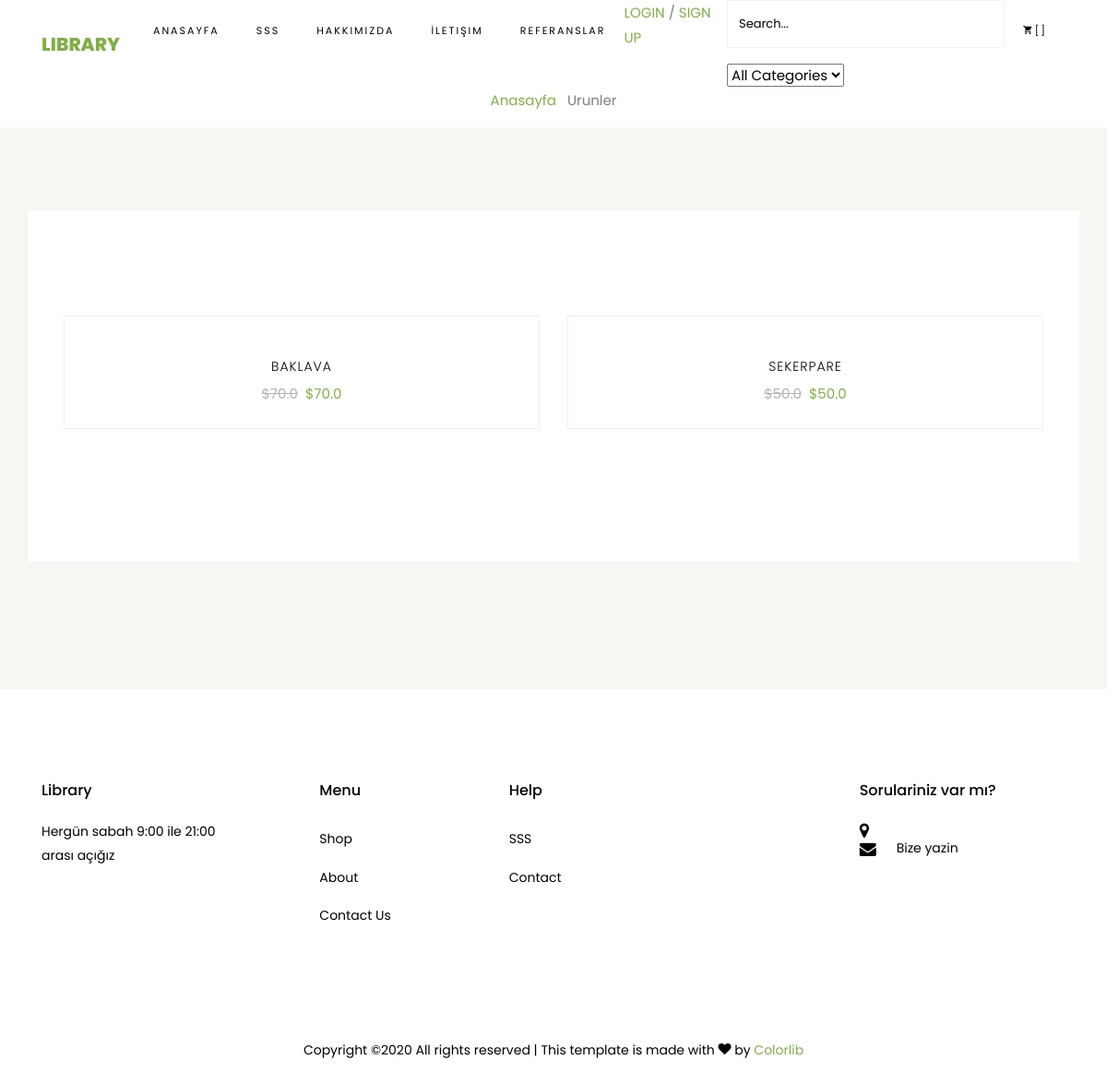
Page /category/14/kitap-roman/ on the earlier database version.
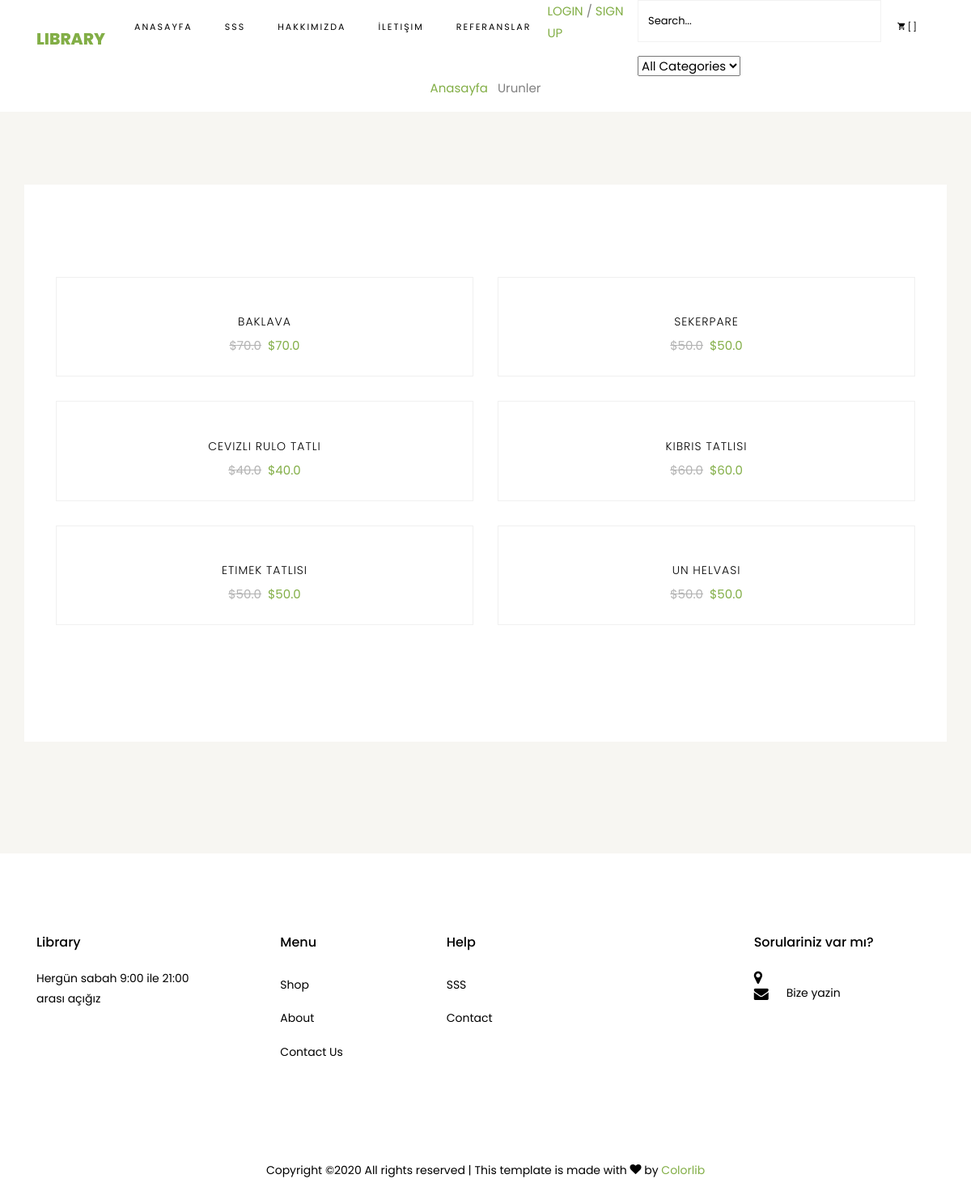
Same page on the later database version.
### product/models.py (models this page shows, shortened)
class Product(models.Model):
   STATUS = (
      ('True', 'Evet'),
      ('False', 'Hayir'),
   )
   category= models.ForeignKey(Category, on_delete=models.CASCADE)
   title = models.CharField(max_length=150)
   keywords = models.CharField(max_length=255)
   description = models.CharField(max_length=255)
   image = models.ImageField(blank=True, upload_to='images/')
   price = models.FloatField()
   amount = models. IntegerField()
   detail =RichTextUploadingField()
   slug = models.SlugField(null=False,unique=True)
   status = models.CharField(max_length=10,choices=STATUS)
   create_at = models.DateTimeField (auto_now_add=True)
   update_at = models.DateTimeField (auto_now=True)
   def image_tag(self):
      return mark_safe('<img src="{}" height="50"/>'.format(self.image.url))
   image_tag.short_description = 'Image'

### home/views.py (the view)
# urls.py: path('category/<int:id>/<slug:slug>/', views.category_products, name='category_products'),
def category_products(request, id, slug):
    category = Category.objects.all()
    categorydata = Category.objects.get(pk=id)
    products = Product.objects.filter(category_id=id)
    context = {'products': products,
               'category': category,
               'categorydata': categorydata
               }
    return render(request, 'products.html', context)

### home/templates/products.html (shortened to what this page needs)
{% extends 'homebase.html' %}
{% load static %}
{% block content %}
<div >
	<div class="container">
		<div class="row no-gutters slider-text align-items-center justify-content-center">
			<div class="col-md-9 ftco-animate text-center">
				<p class="breadcrumbs"><span class="mr-2"><a href="/">Anasayfa</a></span> <span>Urunler</span></p>
			</div>
		</div>
	</div>
</div>
<section class="ftco-section contact-section bg-light">
	<div class="container">
		<div class="row d-flex mb-5 contact-info">
			<div class="info bg-white p-4">
				<section class="ftco-section">
					<div class="container">
						<div class="row">
							{% for rs in products %}
							<div class="col-md-6  ftco-animate">
								<div class="product">
									<a href="/product/{{ rs.id }}/{{ rs.slug }}" class="img-prod"><img class="img-fluid" src="{{ rs.image.url }}" alt="Colorlib Template">
									</a>
									<div class="text py-3 pb-4 px-3 text-center">
										<h3><a href="/product/{{ rs.id }}/{{ rs.slug }}">{{ rs.title }}</a></h3>
										<div class="d-flex">
											<div class="pricing">
												<p class="price"><span class="mr-2 price-dc">${{ rs.price }}</span><span class="price-sale">${{ rs.price }}</span></p>
											</div>
										</div>
									</div>
								</div>
							</div>
							{% endfor %}
						</div>
					</div>
				</section>
			</div>
		</div>
	</div>
</section>
{% endblock %}

Differences in the rows shown:
added Product: title "CEVIZLI RULO TATLI", price "40.0"
added Product: title "KIBRIS TATLISI", price "60.0"
added Product: title "ETIMEK TATLISI", price "50.0"
added Product: title "UN HELVASI", price "50.0"
